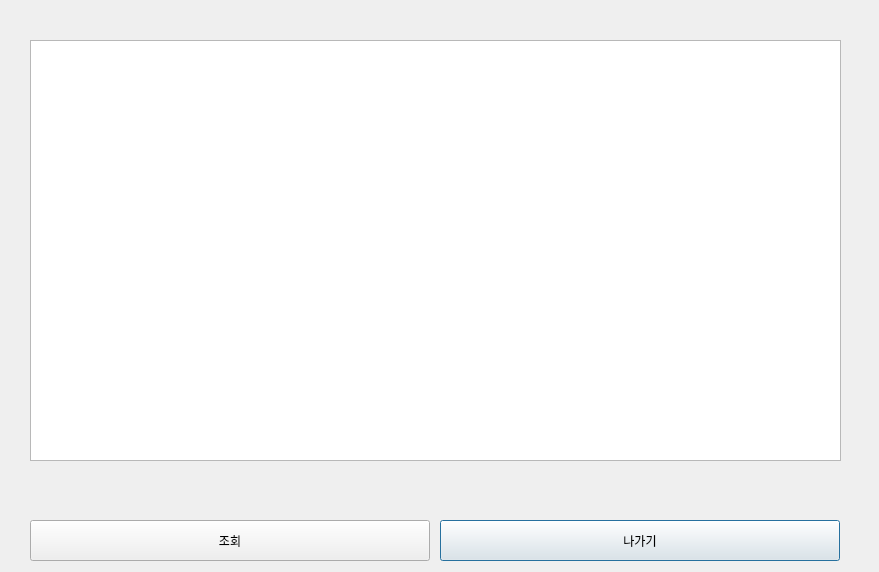
<?xml version="1.0" encoding="UTF-8"?>
<ui version="4.0">
 <class>user</class>
 <widget class="QDialog" name="user">
  <property name="geometry">
   <rect>
    <x>0</x>
    <y>0</y>
    <width>879</width>
    <height>572</height>
   </rect>
  </property>
  <property name="windowTitle">
   <string>Dialog</string>
  </property>
  <widget class="QPushButton" name="exit_btn">
   <property name="geometry">
    <rect>
     <x>440</x>
     <y>520</y>
     <width>400</width>
     <height>41</height>
    </rect>
   </property>
   <property name="text">
    <string>나가기</string>
   </property>
  </widget>
  <widget class="QPushButton" name="inquiry1">
   <property name="geometry">
    <rect>
     <x>30</x>
     <y>520</y>
     <width>400</width>
     <height>41</height>
    </rect>
   </property>
   <property name="text">
    <string>조회</string>
   </property>
  </widget>
  <widget class="QTextBrowser" name="textBrowser">
   <property name="geometry">
    <rect>
     <x>30</x>
     <y>40</y>
     <width>811</width>
     <height>421</height>
    </rect>
   </property>
  </widget>
 </widget>
 <resources/>
 <connections/>
</ui>
